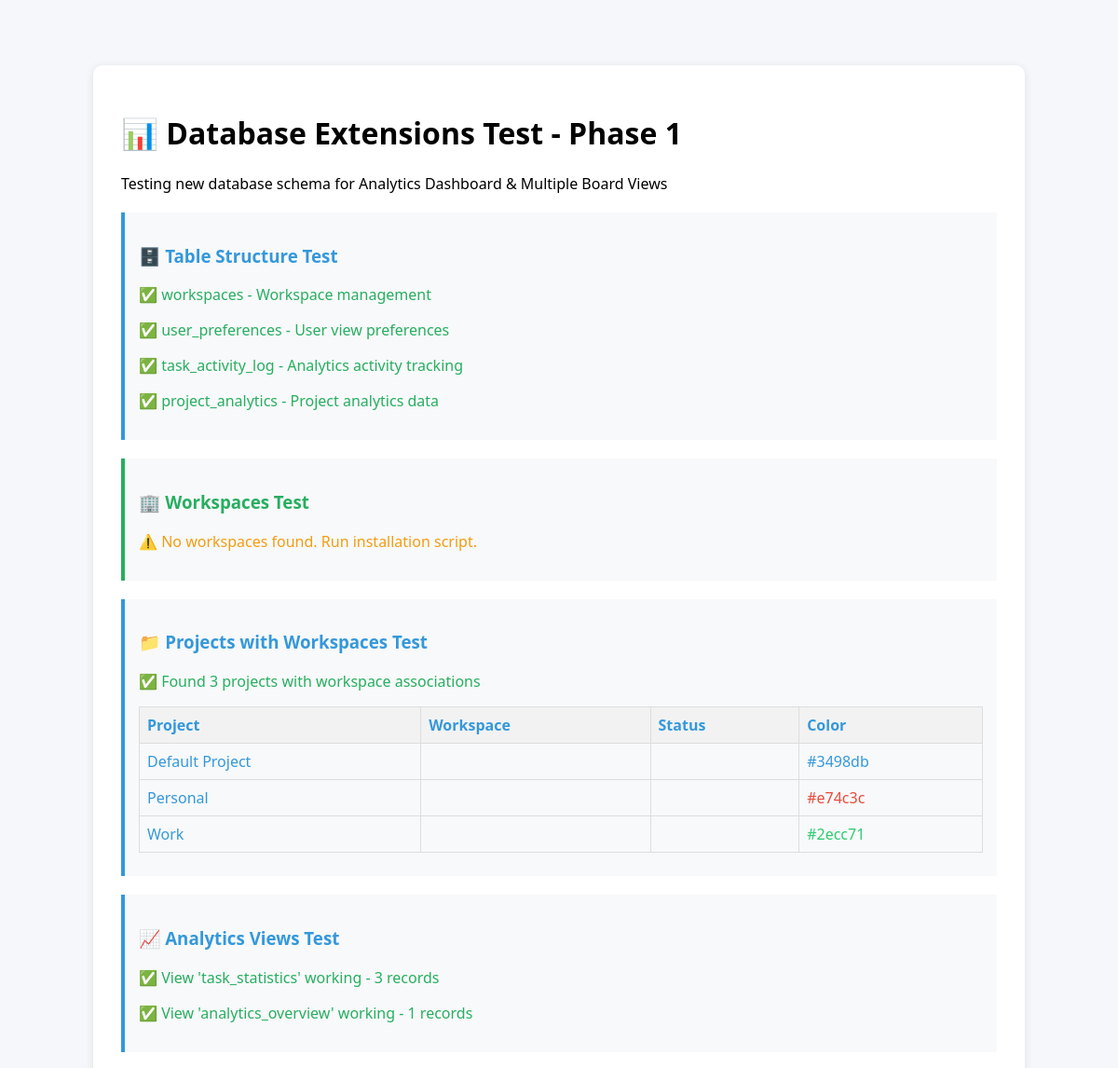
Page /test_database_extensions.php (upper part) on the earlier database version.
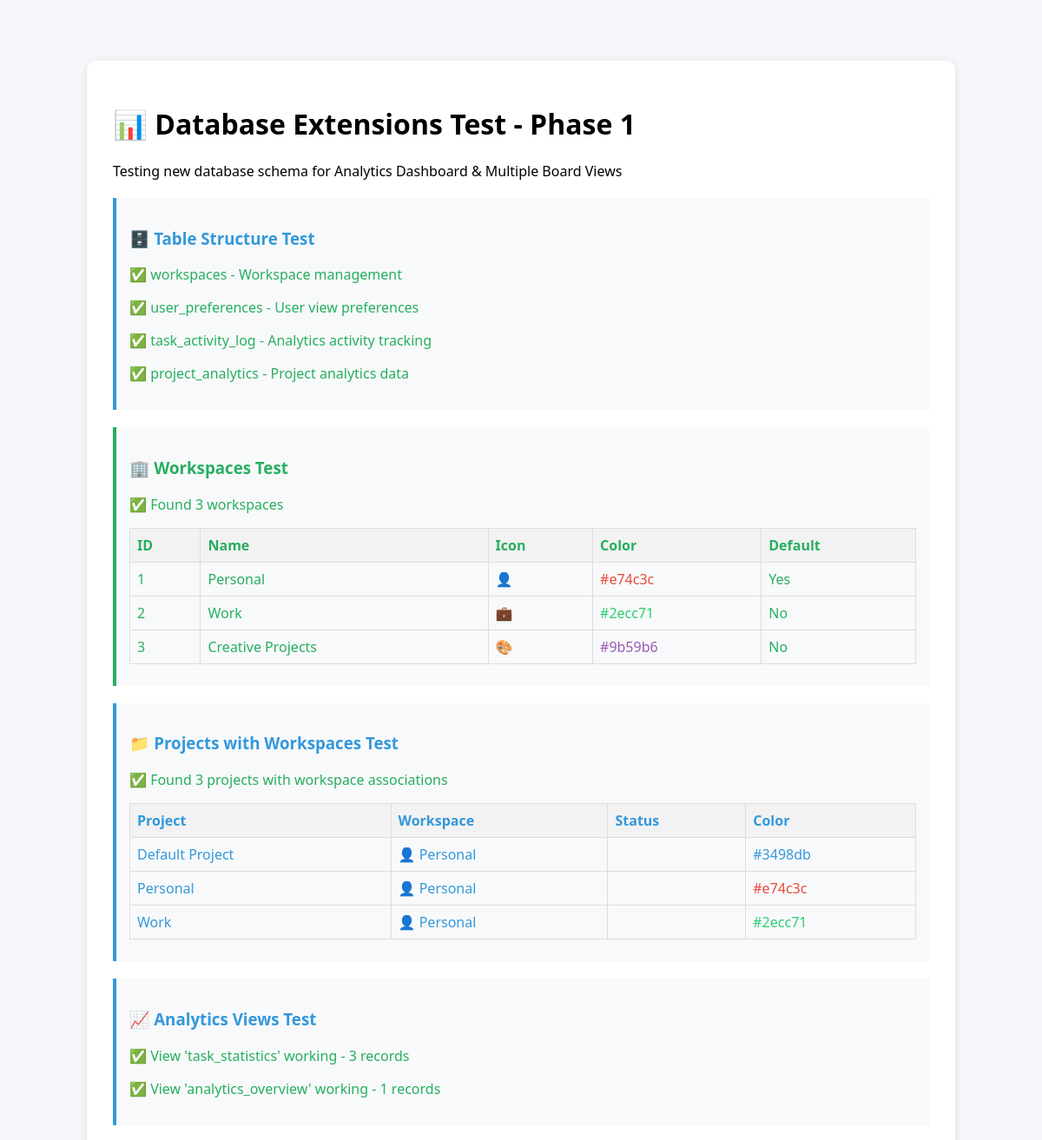
Same page on the later database version.
### tables this page shows
CREATE TABLE IF NOT EXISTS projects (
    id INT AUTO_INCREMENT PRIMARY KEY,
    name VARCHAR(255) NOT NULL,
    description TEXT,
    color VARCHAR(7) DEFAULT '#3498db',
    created_at TIMESTAMP DEFAULT CURRENT_TIMESTAMP,
    updated_at TIMESTAMP DEFAULT CURRENT_TIMESTAMP ON UPDATE CURRENT_TIMESTAMP,
    INDEX idx_name (name)
);

CREATE TABLE IF NOT EXISTS workspaces (
    id INT AUTO_INCREMENT PRIMARY KEY,
    name VARCHAR(100) NOT NULL,
    description TEXT,
    icon VARCHAR(10) DEFAULT '🏢',
    color VARCHAR(7) DEFAULT '#667eea',
    is_default BOOLEAN DEFAULT FALSE,
    created_at TIMESTAMP DEFAULT CURRENT_TIMESTAMP,
    updated_at TIMESTAMP DEFAULT CURRENT_TIMESTAMP ON UPDATE CURRENT_TIMESTAMP,
    INDEX idx_name (name)
);

### test_database_extensions.php (the view, shortened to what this page needs)
<!DOCTYPE html>
<html lang="en">
<head>
</head>
<body>
    <div class="container">
        <h1>📊 Database Extensions Test - Phase 1</h1>
        <p>Testing new database schema for Analytics Dashboard & Multiple Board Views</p>
        <?php
        try {
            $pdo = getDBConnection();
            echo "<div class='test-section info'>";
            echo "<h3>🗄️ Table Structure Test</h3>";
            $newTables = [
                'workspaces' => 'Workspace management',
                'user_preferences' => 'User view preferences',
                'task_activity_log' => 'Analytics activity tracking',
                'project_analytics' => 'Project analytics data'
            ];
            $existingTables = [];
            foreach ($newTables as $table => $description) {
                try {
                    $stmt = $pdo->query("DESCRIBE `$table`");
                    if ($stmt) {
                        $existingTables[$table] = true;
                        echo "<p class='success'>✅ $table - $description</p>";
                    }
                } catch (PDOException $e) {
                    $existingTables[$table] = false;
                    echo "<p class='error'>❌ $table - Missing</p>";
                }
            }
            echo "</div>";
            if ($existingTables['workspaces']) {
                echo "<div class='test-section success'>";
                echo "<h3>🏢 Workspaces Test</h3>";
                $stmt = $pdo->query("SELECT * FROM workspaces ORDER BY id");
                $workspaces = $stmt->fetchAll();
                if (count($workspaces) > 0) {
                    echo "<p class='success'>✅ Found " . count($workspaces) . " workspaces</p>";
                    echo "<table>";
                    echo "<tr><th>ID</th><th>Name</th><th>Icon</th><th>Color</th><th>Default</th></tr>";
                    foreach ($workspaces as $workspace) {
                        $isDefault = $workspace['is_default'] ? 'Yes' : 'No';
                        echo "<tr>";
                        echo "<td>{$workspace['id']}</td>";
                        echo "<td>{$workspace['name']}</td>";
                        echo "<td>{$workspace['icon']}</td>";
                        echo "<td><span style='color: {$workspace['color']}'>{$workspace['color']}</span></td>";
                        echo "<td>$isDefault</td>";
                        echo "</tr>";
                    }
                    echo "</table>";
                } else {
                    echo "<p class='warning'>⚠️ No workspaces found. Run installation script.</p>";
                }
                echo "</div>";
            }
            echo "<div class='test-section info'>";
            echo "<h3>📁 Projects with Workspaces Test</h3>";
            try {
                $stmt = $pdo->query("
                    SELECT p.*, w.name as workspace_name, w.icon as workspace_icon
                    FROM projects p
                    LEFT JOIN workspaces w ON p.workspace_id = w.id
                    ORDER BY p.workspace_id, p.id
                ");
                $projects = $stmt->fetchAll();
                if (count($projects) > 0) {
                    echo "<p class='success'>✅ Found " . count($projects) . " projects with workspace associations</p>";
                    echo "<table>";
                    echo "<tr><th>Project</th><th>Workspace</th><th>Status</th><th>Color</th></tr>";
                    foreach ($projects as $project) {
                        echo "<tr>";
                        echo "<td>{$project['name']}</td>";
                        echo "<td>{$project['workspace_icon']} {$project['workspace_name']}</td>";
                        echo "<td>{$project['status']}</td>";
                        echo "<td><span style='color: {$project['color']}'>{$project['color']}</span></td>";
                        echo "</tr>";
                    }
                    echo "</table>";
                } else {
                    echo "<p class='warning'>⚠️ No projects found.</p>";
                }
            } catch (PDOException $e) {
                echo "<p class='error'>❌ Error checking projects: " . $e->getMessage() . "</p>";
            }
            echo "</div>";
            echo "<div class='test-section info'>";
            echo "<h3>📈 Analytics Views Test</h3>";
            $views = ['task_statistics', 'analytics_overview'];
            foreach ($views as $view) {
                try {
                    $stmt = $pdo->query("SELECT * FROM $view LIMIT 5");
                    $data = $stmt->fetchAll();
                    echo "<p class='success'>✅ View '$view' working - " . count($data) . " records</p>";
                } catch (PDOException $e) {
                    echo "<p class='error'>❌ View '$view' error: " . $e->getMessage() . "</p>";
                }
            }
            echo "</div>";
        } catch (Exception $e) {
            echo "<div class='test-section error'>";
            echo "<h3>❌ Database Connection Error</h3>";
            echo "<p>Error: " . $e->getMessage() . "</p>";
            echo "</div>";
        }
        ?>
    </div>
</body>
</html>

### test_database_extensions.php (style rules this page uses)
body { font-family: 'Segoe UI', Tahoma, Geneva, Verdana, sans-serif; max-width: 1000px; margin: 50px auto; padding: 20px; background-color: #f5f7fa; }
.container { background: white; padding: 30px; border-radius: 10px; box-shadow: 0 2px 10px rgba(0,0,0,0.1); }
.success { color: #27ae60; }
.info { color: #3498db; }
.test-section { margin: 20px 0; padding: 15px; border-left: 4px solid #ddd; background: #f8f9fa; }
.test-section.success { border-left-color: #27ae60; }
.test-section.info { border-left-color: #3498db; }
table { width: 100%; border-collapse: collapse; margin: 10px 0; }
th, td { border: 1px solid #ddd; padding: 8px; text-align: left; }
th { background-color: #f2f2f2; }
.warning { color: #f39c12; }

Differences in the rows shown:
added workspaces: id "1", name "Personal", icon "👤", color "#e74c3c", is_default "Yes"
added workspaces: id "2", name "Work", icon "💼", color "#2ecc71", is_default "No"
added workspaces: id "3", name "Creative Projects", icon "🎨", color "#9b59b6", is_default "No"
shown differently, row unchanged: projects "Default Project": workspace.icon (not shown) → "👤"; workspace.name (not shown) → "Personal"
shown differently, row unchanged: projects (number 2 of 3 on the later page): workspace.icon (not shown) → "👤"; workspace.name (not shown) → "Personal"
shown differently, row unchanged: projects "Work": workspace.icon (not shown) → "👤"; workspace.name (not shown) → "Personal"
Other differences:
count($workspaces): (not shown) → "3"
text no longer shown: "⚠️ No workspaces found. Run installation script."
text now shown: "✅ Found workspaces ID Name Icon Color Default"
